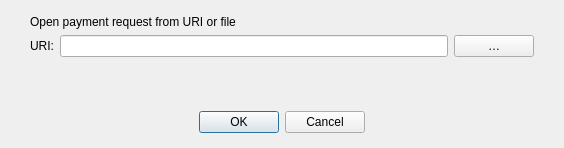
<?xml version="1.0" encoding="UTF-8"?>
<ui version="4.0">
 <class>OpenURIDialog</class>
 <widget class="QDialog" name="OpenURIDialog">
  <property name="geometry">
   <rect>
    <x>0</x>
    <y>0</y>
    <width>564</width>
    <height>148</height>
   </rect>
  </property>
  <property name="windowTitle">
   <string>Open URI</string>
  </property>
  <property name="styleSheet">
   <string notr="true"/>
  </property>
  <layout class="QVBoxLayout" name="verticalLayout">
   <property name="leftMargin">
    <number>0</number>
   </property>
   <property name="topMargin">
    <number>15</number>
   </property>
   <property name="rightMargin">
    <number>0</number>
   </property>
   <property name="bottomMargin">
    <number>0</number>
   </property>
   <item>
    <layout class="QHBoxLayout" name="horizontalLayout_3">
     <property name="leftMargin">
      <number>30</number>
     </property>
     <property name="rightMargin">
      <number>30</number>
     </property>
     <item>
      <widget class="QLabel" name="label_2">
       <property name="text">
        <string>Open payment request from URI or file</string>
       </property>
      </widget>
     </item>
    </layout>
   </item>
   <item>
    <layout class="QHBoxLayout" name="horizontalLayout">
     <property name="leftMargin">
      <number>30</number>
     </property>
     <property name="rightMargin">
      <number>30</number>
     </property>
     <item>
      <widget class="QLabel" name="label">
       <property name="text">
        <string>URI:</string>
       </property>
      </widget>
     </item>
     <item>
      <widget class="QValidatedLineEdit" name="uriEdit"/>
     </item>
     <item>
      <widget class="QPushButton" name="selectFileButton">
       <property name="toolTip">
        <string>Select payment request file</string>
       </property>
       <property name="text">
        <string notr="true">…</string>
       </property>
       <property name="autoDefault">
        <bool>false</bool>
       </property>
      </widget>
     </item>
    </layout>
   </item>
   <item>
    <spacer name="verticalSpacer">
     <property name="orientation">
      <enum>Qt::Vertical</enum>
     </property>
     <property name="sizeHint" stdset="0">
      <size>
       <width>20</width>
       <height>40</height>
      </size>
     </property>
    </spacer>
   </item>
   <item>
    <widget class="QWidget" name="buttonsContainerWhite" native="true">
     <layout class="QHBoxLayout" name="horizontalLayout_2">
      <property name="leftMargin">
       <number>30</number>
      </property>
      <property name="topMargin">
       <number>15</number>
      </property>
      <property name="rightMargin">
       <number>30</number>
      </property>
      <property name="bottomMargin">
       <number>15</number>
      </property>
      <item>
       <widget class="QDialogButtonBox" name="buttonBox">
        <property name="orientation">
         <enum>Qt::Horizontal</enum>
        </property>
        <property name="standardButtons">
         <set>QDialogButtonBox::Cancel|QDialogButtonBox::Ok</set>
        </property>
        <property name="centerButtons">
         <bool>true</bool>
        </property>
       </widget>
      </item>
     </layout>
    </widget>
   </item>
  </layout>
 </widget>
 <customwidgets>
  <customwidget>
   <class>QValidatedLineEdit</class>
   <extends>QLineEdit</extends>
   <header>qvalidatedlineedit.h</header>
  </customwidget>
 </customwidgets>
 <resources/>
 <connections>
  <connection>
   <sender>buttonBox</sender>
   <signal>accepted()</signal>
   <receiver>OpenURIDialog</receiver>
   <slot>accept()</slot>
   <hints>
    <hint type="sourcelabel">
     <x>248</x>
     <y>254</y>
    </hint>
    <hint type="destinationlabel">
     <x>157</x>
     <y>274</y>
    </hint>
   </hints>
  </connection>
  <connection>
   <sender>buttonBox</sender>
   <signal>rejected()</signal>
   <receiver>OpenURIDialog</receiver>
   <slot>reject()</slot>
   <hints>
    <hint type="sourcelabel">
     <x>316</x>
     <y>260</y>
    </hint>
    <hint type="destinationlabel">
     <x>286</x>
     <y>274</y>
    </hint>
   </hints>
  </connection>
 </connections>
</ui>
